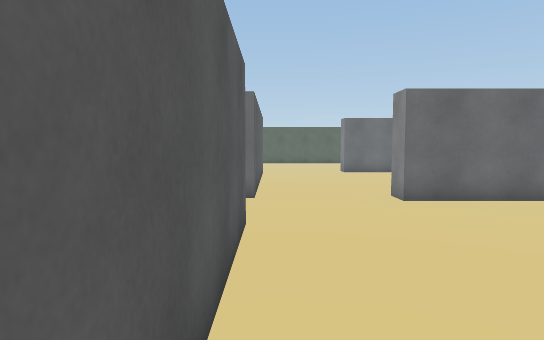
View 1 (above)

21 first-person views from a walk through a scene from a Unity 3-D project. The camera is 1.5 m above the floor, tilts 4° down and sees 75° across. The floor is counted in squares, 1 m on a side. Each view is taken from the middle of a square. On the plan, view 1 faces up. The plan holds only what a view shows up to about 16 squares ahead; the rest is blank. The place goes on beyond the plan.

View 2
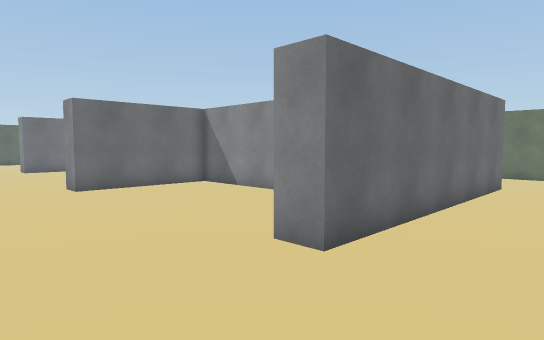

View 3
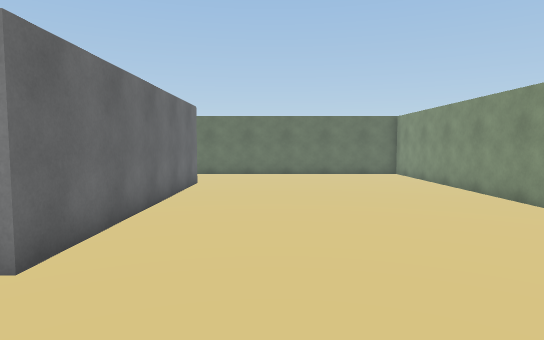

View 4
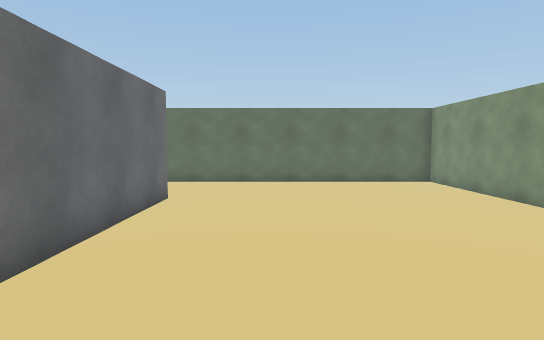

View 5
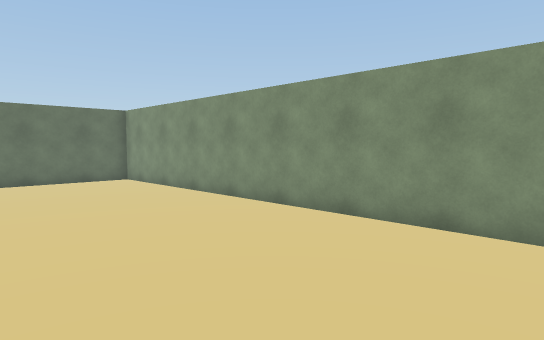

View 6
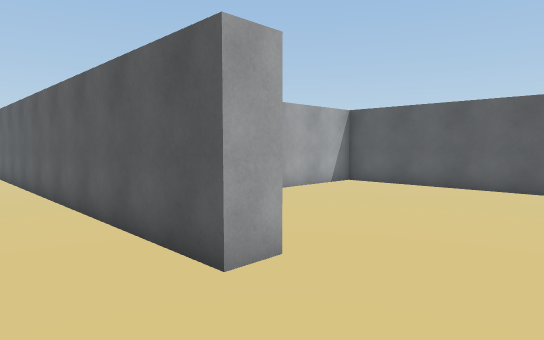

View 7
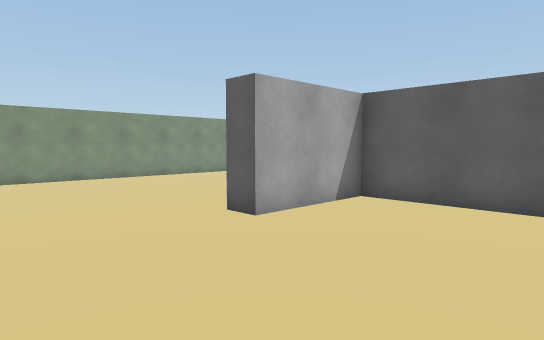

View 8
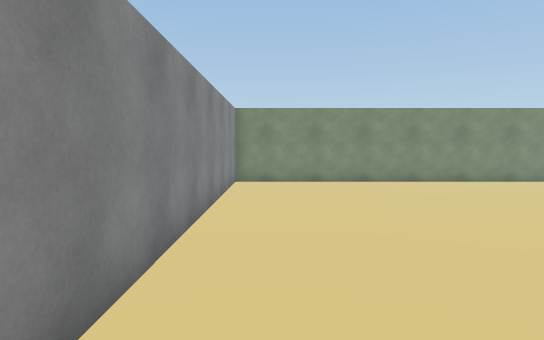

View 9
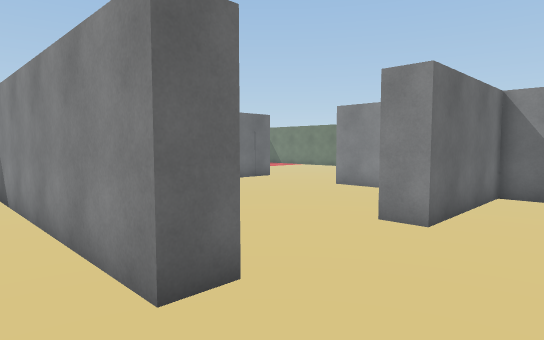

View 10
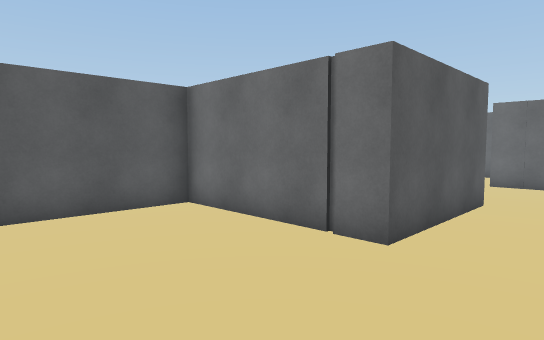

View 11
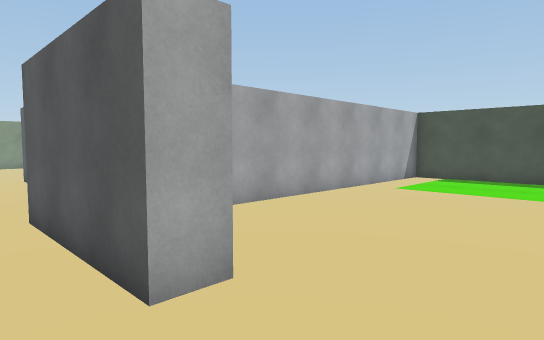

View 12
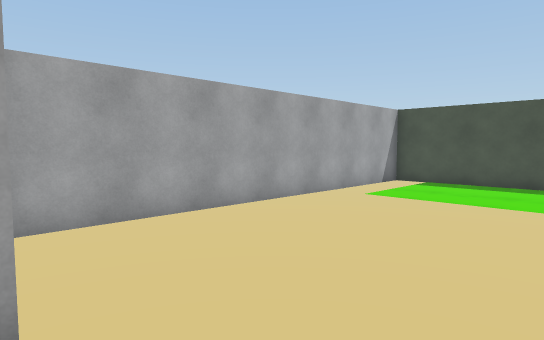

View 13
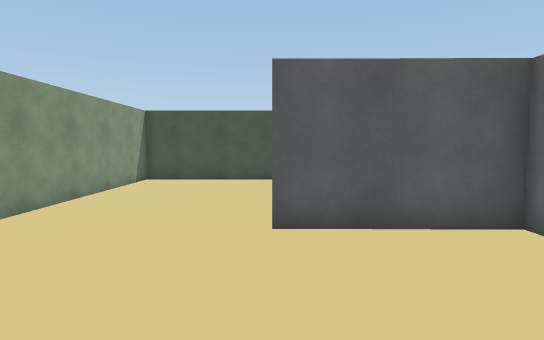

View 14
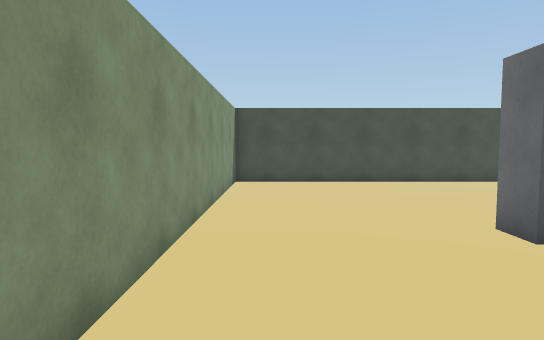

View 15
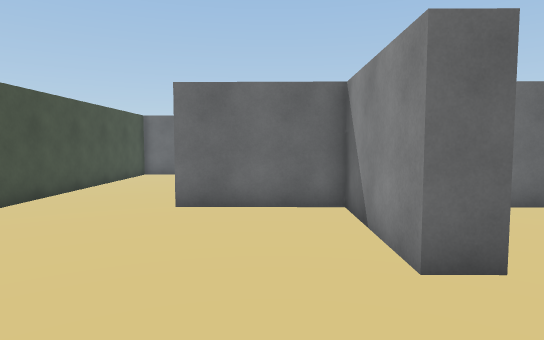

View 16
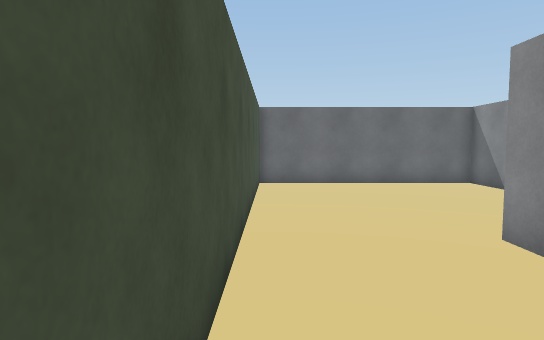

View 17
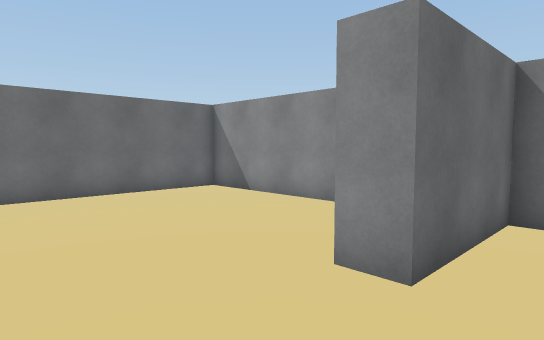

View 18
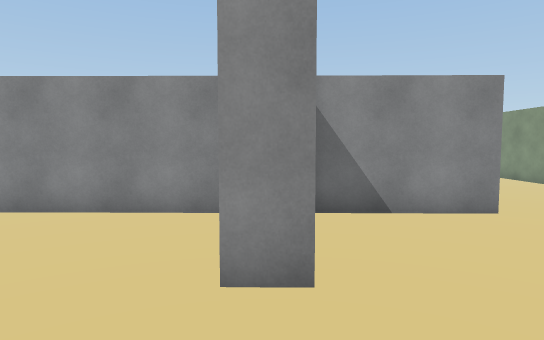

View 19
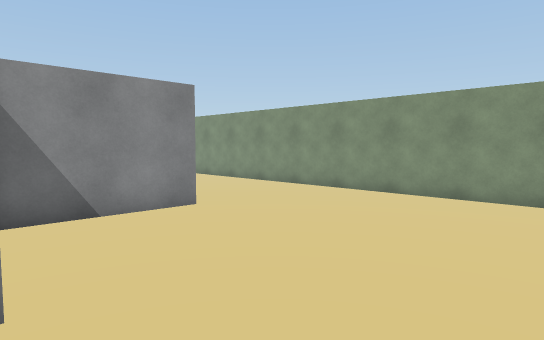

View 20
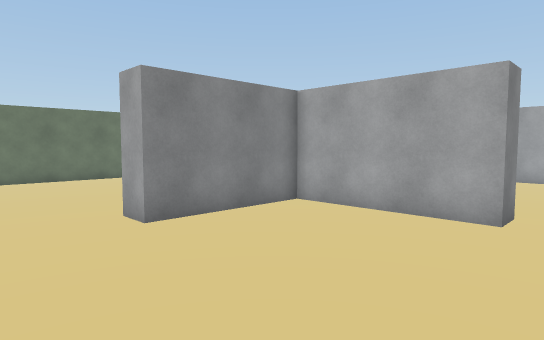

View 21
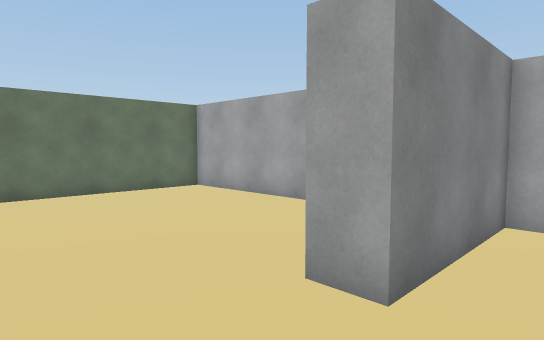

### Floor plan
Points are (right, up) in squares from view 1. A wall is a line through its corners. A room is listed if a view was taken in it or the views show most of it. See-through windows are left out.
Room 1 (views 1, 2, 3, 4, 5, 6, 7, 8, 9, 10, 11, 12, 13, 14, 15, 16, 17, 18, 19, 20, 21)
walls: (-1.6, 6.7) (-0.5, 6.7) (-0.5, -9.2); (-0.4, 10) (-1.5, 10) (-1.5, 18.5); (-7.4, 0.5) (-8.3, 0.5); (8.5, 5.4) (8.5, 9.5) (3.6, 9.5) (3.6, 10.5) (8.5, 10.5) (8.5, 14.9) (9.5, 14.9); (-0.5, 15.1) (-0.5, 10.4); (-11.2, 0.5) (-11.3, -4) (-12.3, -4) (-12.2, 0.5) (-16.3, 0.5) (-16.3, 1.6); (-12.2, 2.1) (-12.1, 10) (-20.5, 10) (-20.5, -9.5) (-1.5, -9.5) (-1.5, 3.1); (-6.5, 14.9) (-5.5, 14.9) (-5.5, 10) (-11.1, 10) (-11.2, 1.5) (-7.1, 1.5) (-7.1, 0.4); (3.8, -9.5) (18.5, -9.5) (18.5, 1.4); (14, 0) (4, 0) (4, 1) (5.1, 1); (13.1, 10.5) (18.5, 10.5) (18.5, 16.6); (-20.5, 16.1) (-20.5, 11.1) (-7, 11.1)

Where each view was taken, in squares from view 1:
view 1: 0 up, 0 right, facing up
view 2: 3 down, 0 right, facing up-right
view 3: 3 down, 0 right, facing right
view 4: 3 down, 4 right, facing right
view 5: 3 down, 3 right, facing down-right
view 6: 10 up, 2 right, facing down-left
view 7: 7 up, 2 left, facing down-left
view 8: 5 up, 3 left, facing down
view 9: 7 up, 3 left, facing up-right
view 10: 5 up, 3 left, facing up-left
view 11: 18 up, 4 left, facing down-left
view 12: 18 up, 6 left, facing down-left
view 13: 4 down, 5 left, facing left
view 14: 8 down, 6 left, facing left
view 15: 8 down, 14 left, facing up
view 16: 4 down, 20 left, facing up
view 17: 1 down, 20 left, facing up-right
view 18: 1 up, 20 left, facing right
view 19: 1 up, 20 left, facing down-right
view 20: 18 up, 2 right, facing down-right
view 21: 18 up, 7 right, facing down-right
